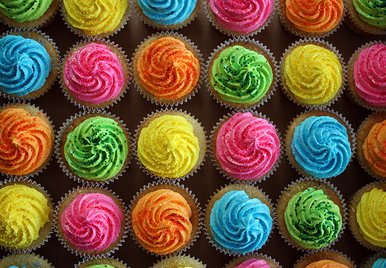
#> input picture HW1/colorful3.png, 386 x 268 px, shrunk from 494 x 343 before the run, found by its file name
$ python q2.py   (Python 2 division)
#> lines starting #> are read from the running program, lines starting #| are printed output that depends on the picture
__author__ = 'daijing'

from matplotlib.pylab import imread, imshow, figure, show, savefig,title
from numpy import reshape, array, uint8, delete
from scipy.cluster.vq import kmeans, vq
import matplotlib.pyplot as plt
import colorsys
import math

#Part 1:
def quantizeRGB(img, clusters, name):
    #reshape the pixels matrix
    pixel = reshape(img, (img.shape[0]*img.shape[1], img.shape[2]))
    #perform clustering
    centroids,_ = kmeans(pixel, clusters)

    #quantization
    qnt,_ = vq(pixel, centroids)

    #reshape the result of the quantization
    centers_idx = reshape(qnt, (img.shape[0], img.shape[1]))
    clustered = centroids[centers_idx]
    figure(1)
    imshow(clustered)
    title("RGB quantization (k="+str(clusters)+")")
    savefig('figures/'+name+'_qztRGB.png')
    return clustered

#Part 2:
def quantizeHSV(img, clusters, name):
    #reshape the pixels matrix
    pixel = reshape(img, (img.shape[0]*img.shape[1], img.shape[2]))
    #conver to hsv
    h=[]
    sv=[]
    for row in pixel:
        m=colorsys.rgb_to_hsv(row[0]/255.0, row[1]/255.0, row[2]/255.0)
        #m=colorsys.rgb_to_hsv(row[0], row[1], row[2])
        h.append(m[0])
        sv.append([m[1], m[2]])
    #pixelhsv = array(sv)
    pixelh=array(h)
    #perform clustering
    centroids,_ = kmeans(pixelh, clusters)

    #quantization on H-channel
    qnt,_ = vq(pixelh, centroids)
    qntizedH = centroids[qnt]

    #convert back to RGB
    clustered=[]
    for i in range(pixel.shape[0]):
        n=colorsys.hsv_to_rgb(qntizedH[i], sv[i][0], sv[i][1])
        clustered.append([n[0]*255.0, n[1]*255.0, n[2]*255.0])
        # [4 lines of commented-out code are left out]
    res = array(clustered)
    res2 = reshape(res, (img.shape))

    figure(1)
    imshow(res2.astype(uint8))
    title("H-channel quantization (k="+str(clusters)+")")
    savefig('figures/'+name+'_qztH.png')
    return res2.astype(uint8)

#Part 3:
def getSSD(img1, img2):
    diff = img1-img2
    diff2 = diff*diff
    return diff2.sum()

#Part 4:
def histHChl(img, clusters, name):
    pixel = reshape(img, (img.shape[0]*img.shape[1], img.shape[2]))
    #get H channel
    h=[]
    for row in pixel:
        m = colorsys.rgb_to_hsv(row[0]/255.0, row[1]/255.0, row[2]/255.0)
        h.append(m[0])

    plt.figure()
    plt.hist(h, bins=100)
    plt.title("H Channel before Quantization")
    plt.savefig('figures/'+name+'_histBeforeQtz.png')

    pixelh=array(h)
    #perform clustering
    centroids,_ = kmeans(pixelh, clusters)
    #quantization on H-channel
    qnt,_ = vq(pixelh, centroids)
    qntizedH = centroids[qnt]
    plt.figure()
    plt.hist(qntizedH, bins=100)
    plt.title("H Channel after Quantization")
    plt.savefig('figures/'+name+'_histAfterQtz.png')


#Part 5:
def q5(imgfile, clusters):
#> called with imgfile = 'colorful3.png', clusters = 4
    img = imread(imgfile)
#> img is the input picture: shape (268, 386, 4) float32; mean R, G, B, A 0.43, 0.34, 0.222, 1
    if (img.shape[2] == 4):
        img = delete(img,3,2)*255.0
#> img: shape (268, 386, 3) float32
    name = imgfile[8]+'_'+str(clusters)
    resRGB = quantizeRGB(img, clusters, name)
#> in quantizeRGB, `centroids,_ = kmeans(pixel, clusters)`: centroids = [[194.1, 156.7, 86.46], [136.6, 77.34, 43.74], [43.11, 32.16, 17.96], [47.76, 152.4, 178.6]]
#> in quantizeRGB, `centers_idx = reshape(qnt, (img.shape[0], img.shape[1]))`:
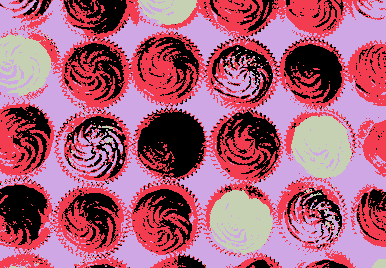
#> centers_idx: shape (268, 386) int32; 4 distinct labels, from 0 to 3; one colour per label, 0 black
#> in quantizeRGB, `clustered = centroids[centers_idx]`:
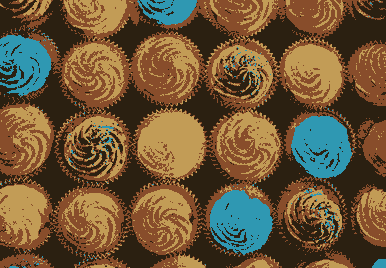
#> clustered: shape (268, 386, 3) float32; mean of channels 0, 1, 2 109.7, 86.6, 56.6; drawn as R, G, B
    resHSV = quantizeHSV(img, clusters, name)
#> the loop in quantizeHSV, `for row in pixel:` made 103448 passes
#> (row, m) on passes 1 to 3: ([24, 44, 0], (0.242, 1, 0.173)), ([42, 72, 17], (0.258, 0.764, 0.282)), ([51, 83, 24], (0.257, 0.711, 0.325))
#> after the loop in quantizeHSV, `for row in pixel:`: h = 103448 items
#> in quantizeHSV, `centroids,_ = kmeans(pixelh, clusters)`: centroids = [0.0659, 0.945, 0.531, 0.216]
#> the loop in quantizeHSV, `for i in range(pixel.shape[0]):` made 103448 passes
#> n on passes 1 to 3: (0.121, 0.173, 0), (0.218, 0.282, 0.0667), (0.257, 0.325, 0.0941)
#> after the loop in quantizeHSV, `for i in range(pixel.shape[0]):`: clustered = 103448 items
    ssd1 = getSSD(img, resRGB)
#> in getSSD, `diff2 = diff*diff`:
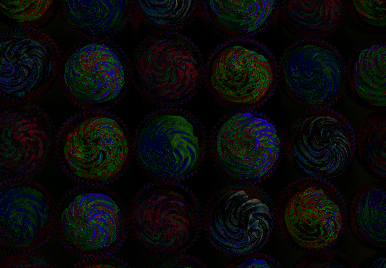
#> diff2: shape (268, 386, 3) float32; mean R, G, B 1168.6, 1258.6, 1199.8; drawn with min black and max white
#> ssd1 = 375221120
    ssd2 = getSSD(img, resHSV)
#> in getSSD (call 2), `diff = img1-img2`:
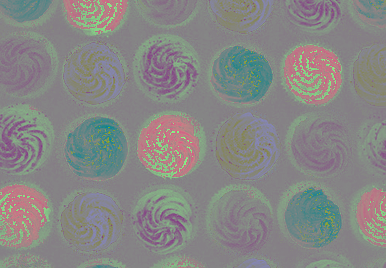
#> diff: shape (268, 386, 3) float32; mean R, G, B 1, 1.1, -0.2; drawn with min black and max white
#> in getSSD (call 2), `diff2 = diff*diff`:
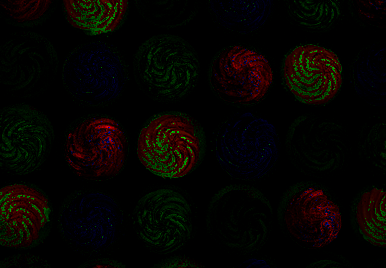
#> diff2: shape (268, 386, 3) float32; mean R, G, B 281.8, 216.8, 58; drawn with min black and max white
#> ssd2 = 57601996
    print "SSD of RGB quantization: ", ssd1
#| SSD of RGB quantization:  375221120.0
    print "SSD of H-channel quantization: ", ssd2
#| SSD of H-channel quantization:  57601996.0
    histHChl(img, clusters, name)
#> the loop in histHChl, `for row in pixel:` made 103448 passes
#> after the loop in histHChl, `for row in pixel:`: h = 103448 items
#> in histHChl, `plt.savefig('figures/'+name+'_histBeforeQtz.png')`:
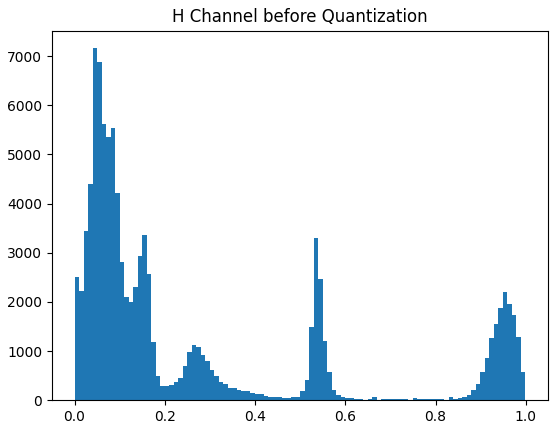
#> figure drawn by matplotlib, 1 panel; tallest bar 7162 high, from x = 0.04 to 0.05
#> in histHChl, `centroids,_ = kmeans(pixelh, clusters)`: centroids = [0.529, 0.21, 0.945, 0.0639]
#> in histHChl, `plt.savefig('figures/'+name+'_histAfterQtz.png')`:
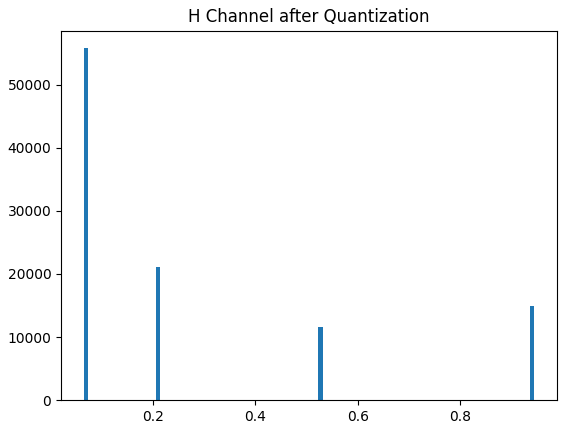
#> figure drawn by matplotlib, 1 panel; tallest bar 55774 high, from x = 0.0639 to 0.0727


if __name__ == '__main__':
    ks = {4, 6}
    images = {'colorful1.jpg', 'colorful2.jpg', 'colorful3.png'}
    for image in images:
        print "Image: ", image
        for k in ks:
            print "k = ", k
#> (the run stopped early here; a loop or call above may not have finished)
